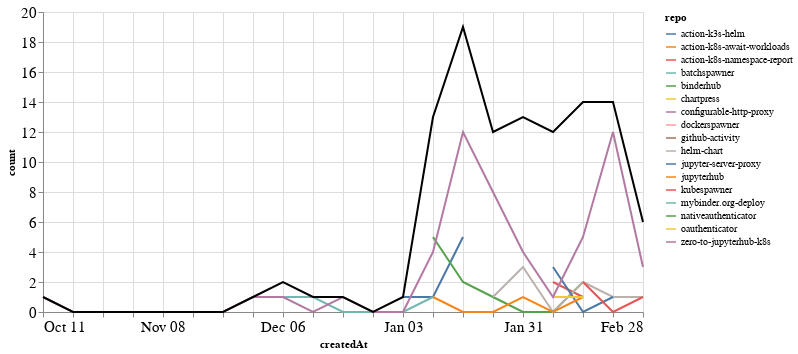

Notebook code for this chart:
### Markdown cell above
### PRs

### Code cell
prs_time = prs.groupby('repo').resample('W', on='createdAt').count()['author'].reset_index()
prs_time = prs_time.rename(columns={'author': 'count'})
prs_time_total = prs_time.groupby('createdAt').agg({"count": "sum"}).reset_index()

ch1 = alt.Chart(prs_time, width=600).mark_line().encode(
    x='createdAt',
    y='count',
    color='repo',
    tooltip="repo"
)

ch2 = alt.Chart(prs_time_total, width=600).mark_line(color="black").encode(
    x='createdAt',
    y='count',
)

ch1 + ch2

### Figure 1 — Vega-Lite specification as saved in the notebook (floating-point values rounded to 4 significant figures)
{"config": {"axisLeft": {"labelFontSize": 15}, "axisBottom": {"labelFontSize": 15}}, "layer": [{"data": {"name": "data-2e7dac734fbcb1a52faf5978655a25c7"}, "mark": "line", "encoding": {"color": {"type": "nominal", "field": "repo"}, "tooltip": {"type": "nominal", "field": "repo"}, "x": {"type": "temporal", "field": "createdAt"}, "y": {"type": "quantitative", "field": "count"}}, "width": 600}, {"data": {"name": "data-def502f820357d84813bfef56a703167"}, "mark": {"type": "line", "color": "black"}, "encoding": {"x": {"type": "temporal", "field": "createdAt"}, "y": {"type": "quantitative", "field": "count"}}, "width": 600}], "$schema": "https://vega.github.io/schema/vega-lite/v4.8.1.json", "datasets": {"data-2e7dac734fbcb1a52faf5978655a25c7": [{"repo": "action-k3s-helm", "createdAt": "2021-01-03T00:00:00", "count": 1}, {"repo": "action-k3s-helm", "createdAt": "2021-01-10T00:00:00", "count": 1}, {"repo": "action-k3s-helm", "createdAt": "2021-01-17T00:00:00", "count": 5}, {"repo": "action-k8s-await-workloads", "createdAt": "2021-02-07T00:00:00", "count": 3}, {"repo": "action-k8s-namespace-report", "createdAt": "2021-02-07T00:00:00", "count": 2}, {"repo": "action-k8s-namespace-report", "createdAt": "2021-02-14T00:00:00", "count": 1}, {"repo": "batchspawner", "createdAt": "2021-01-31T00:00:00", "count": 1}, {"repo": "binderhub", "createdAt": "2021-01-10T00:00:00", "count": 5}, {"repo": "binderhub", "createdAt": "2021-01-17T00:00:00", "count": 2}, {"repo": "binderhub", "createdAt": "2021-01-24T00:00:00", "count": 1}, {"repo": "binderhub", "createdAt": "2021-01-31T00:00:00", "count": 0}, {"repo": "binderhub", "createdAt": "2021-02-07T00:00:00", "count": 0}, {"repo": "binderhub", "createdAt": "2021-02-14T00:00:00", "count": 2}, {"repo": "chartpress", "createdAt": "2021-01-24T00:00:00", "count": 2}, {"repo": "configurable-http-proxy", "createdAt": "2021-02-07T00:00:00", "count": 2}, {"repo": "dockerspawner", "createdAt": "2021-02-28T00:00:00", "count": 1}, {"repo": "github-activity", "createdAt": "2021-01-10T00:00:00", "count": 1}, {"repo": "helm-chart", "createdAt": "2021-01-24T00:00:00", "count": 1}, {"repo": "helm-chart", "createdAt": "2021-01-31T00:00:00", "count": 3}, {"repo": "helm-chart", "createdAt": "2021-02-07T00:00:00", "count": 0}, {"repo": "helm-chart", "createdAt": "2021-02-14T00:00:00", "count": 2}, {"repo": "helm-chart", "createdAt": "2021-02-21T00:00:00", "count": 1}, {"repo": "helm-chart", "createdAt": "2021-02-28T00:00:00", "count": 1}, {"repo": "jupyter-server-proxy", "createdAt": "2021-02-07T00:00:00", "count": 3}, {"repo": "jupyter-server-proxy", "createdAt": "2021-02-14T00:00:00", "count": 0}, {"repo": "jupyter-server-proxy", "createdAt": "2021-02-21T00:00:00", "count": 1}, {"repo": "jupyterhub", "createdAt": "2021-01-10T00:00:00", "count": 1}, {"repo": "jupyterhub", "createdAt": "2021-01-17T00:00:00", "count": 0}, {"repo": "jupyterhub", "createdAt": "2021-01-24T00:00:00", "count": 0}, {"repo": "jupyterhub", "createdAt": "2021-01-31T00:00:00", "count": 1}, {"repo": "jupyterhub", "createdAt": "2021-02-07T00:00:00", "count": 0}, {"repo": "jupyterhub", "createdAt": "2021-02-14T00:00:00", "count": 1}, {"repo": "kubespawner", "createdAt": "2021-02-14T00:00:00", "count": 2}, {"repo": "kubespawner", "createdAt": "2021-02-21T00:00:00", "count": 0}, {"repo": "kubespawner", "createdAt": "2021-02-28T00:00:00", "count": 1}, {"repo": "mybinder.org-deploy", "createdAt": "2020-12-06T00:00:00", "count": 1}, {"repo": "mybinder.org-deploy", "createdAt": "2020-12-13T00:00:00", "count": 1}, {"repo": "mybinder.org-deploy", "createdAt": "2020-12-20T00:00:00", "count": 0}, {"repo": "mybinder.org-deploy", "createdAt": "2020-12-27T00:00:00", "count": 0}, {"repo": "mybinder.org-deploy", "createdAt": "2021-01-03T00:00:00", "count": 0}, {"repo": "mybinder.org-deploy", "createdAt": "2021-01-10T00:00:00", "count": 1}, {"repo": "nativeauthenticator", "createdAt": "2021-01-31T00:00:00", "count": 4}, {"repo": "oauthenticator", "createdAt": "2021-02-07T00:00:00", "count": 1}, {"repo": "oauthenticator", "createdAt": "2021-02-14T00:00:00", "count": 1}, {"repo": "zero-to-jupyterhub-k8s", "createdAt": "2020-10-11T00:00:00", "count": 1}, {"repo": "zero-to-jupyterhub-k8s", "createdAt": "2020-10-18T00:00:00", "count": 0}, {"repo": "zero-to-jupyterhub-k8s", "createdAt": "2020-10-25T00:00:00", "count": 0}, {"repo": "zero-to-jupyterhub-k8s", "createdAt": "2020-11-01T00:00:00", "count": 0}, {"repo": "zero-to-jupyterhub-k8s", "createdAt": "2020-11-08T00:00:00", "count": 0}, {"repo": "zero-to-jupyterhub-k8s", "createdAt": "2020-11-15T00:00:00", "count": 0}, {"repo": "zero-to-jupyterhub-k8s", "createdAt": "2020-11-22T00:00:00", "count": 0}, {"repo": "zero-to-jupyterhub-k8s", "createdAt": "2020-11-29T00:00:00", "count": 1}, {"repo": "zero-to-jupyterhub-k8s", "createdAt": "2020-12-06T00:00:00", "count": 1}, {"repo": "zero-to-jupyterhub-k8s", "createdAt": "2020-12-13T00:00:00", "count": 0}, {"repo": "zero-to-jupyterhub-k8s", "createdAt": "2020-12-20T00:00:00", "count": 1}, {"repo": "zero-to-jupyterhub-k8s", "createdAt": "2020-12-27T00:00:00", "count": 0}, {"repo": "zero-to-jupyterhub-k8s", "createdAt": "2021-01-03T00:00:00", "count": 0}, {"repo": "zero-to-jupyterhub-k8s", "createdAt": "2021-01-10T00:00:00", "count": 4}, {"repo": "zero-to-jupyterhub-k8s", "createdAt": "2021-01-17T00:00:00", "count": 12}, {"repo": "zero-to-jupyterhub-k8s", "createdAt": "2021-01-24T00:00:00", "count": 8}, {"repo": "zero-to-jupyterhub-k8s", "createdAt": "2021-01-31T00:00:00", "count": 4}, {"repo": "zero-to-jupyterhub-k8s", "createdAt": "2021-02-07T00:00:00", "count": 1}, {"repo": "zero-to-jupyterhub-k8s", "createdAt": "2021-02-14T00:00:00", "count": 5}, {"repo": "zero-to-jupyterhub-k8s", "createdAt": "2021-02-21T00:00:00", "count": 12}, {"repo": "zero-to-jupyterhub-k8s", "createdAt": "2021-02-28T00:00:00", "count": 3}], "data-def502f820357d84813bfef56a703167": [{"createdAt": "2020-10-11T00:00:00", "count": 1}, {"createdAt": "2020-10-18T00:00:00", "count": 0}, {"createdAt": "2020-10-25T00:00:00", "count": 0}, {"createdAt": "2020-11-01T00:00:00", "count": 0}, {"createdAt": "2020-11-08T00:00:00", "count": 0}, {"createdAt": "2020-11-15T00:00:00", "count": 0}, {"createdAt": "2020-11-22T00:00:00", "count": 0}, {"createdAt": "2020-11-29T00:00:00", "count": 1}, {"createdAt": "2020-12-06T00:00:00", "count": 2}, {"createdAt": "2020-12-13T00:00:00", "count": 1}, {"createdAt": "2020-12-20T00:00:00", "count": 1}, {"createdAt": "2020-12-27T00:00:00", "count": 0}, {"createdAt": "2021-01-03T00:00:00", "count": 1}, {"createdAt": "2021-01-10T00:00:00", "count": 13}, {"createdAt": "2021-01-17T00:00:00", "count": 19}, {"createdAt": "2021-01-24T00:00:00", "count": 12}, {"createdAt": "2021-01-31T00:00:00", "count": 13}, {"createdAt": "2021-02-07T00:00:00", "count": 12}, {"createdAt": "2021-02-14T00:00:00", "count": 14}, {"createdAt": "2021-02-21T00:00:00", "count": 14}, {"createdAt": "2021-02-28T00:00:00", "count": 6}]}}
